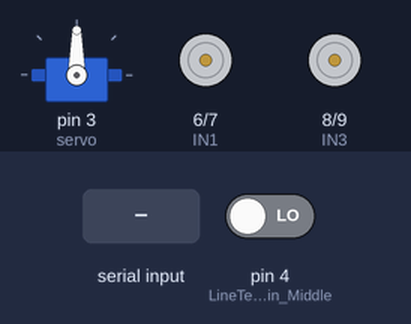
The sketch below on a simulated Arduino Uno, built with avr-gcc and run on an emulated ATmega328P. Shown: servo, motor-driver pin pairs drawn as motors (green arrow = first pin HIGH = forward, orange = second pin HIGH = backward, longer = more drive, scaled by the enable pin). Inputs (shaded band) come from the test bench; at power-on: pin 4 (LineTeacking_Pin_Middle) LOW.

Above: at 1.2 s.
1.3 s: "f" received over Serial
At 2.4 s:
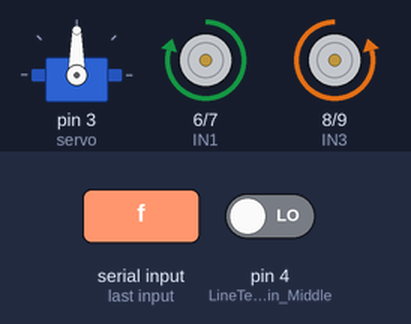
2.8 s: "b" received over Serial
At 3.5 s:
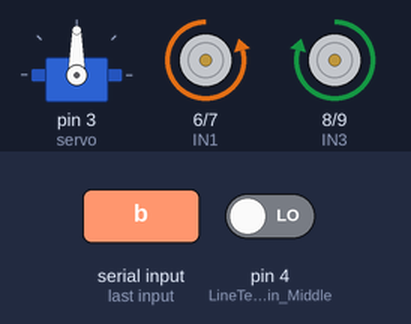
4.3 s: "l" received over Serial
At 4.6 s:
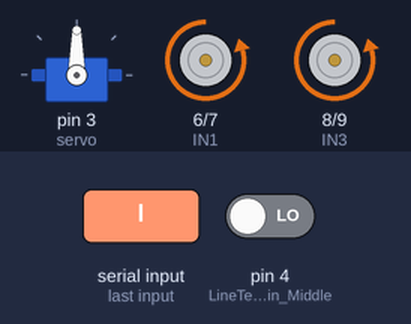
5.8 s: "r" received over Serial
At 7.0 s:
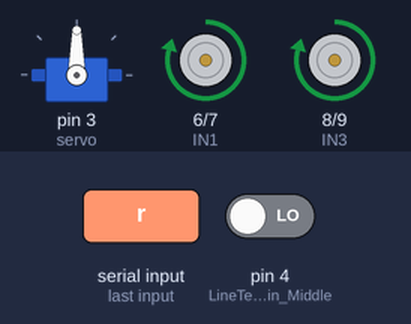
7.3 s: "s" received over Serial
At 8.1 s:
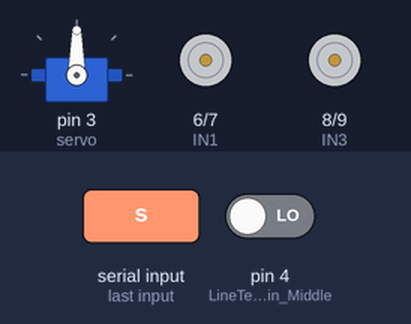
8.8 s: "1" received over Serial
At 9.3 s:
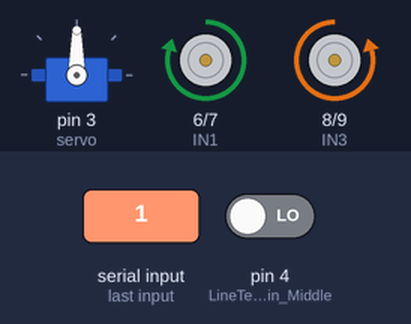
Timing chart, 0 to 11.3 s (numbered marks = the images above; inputs shaded):
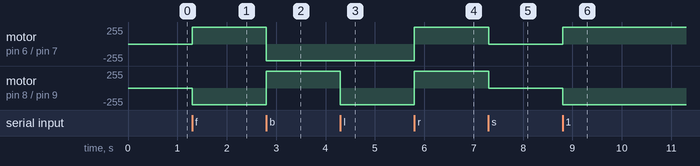

Measured:
- after the input at 1.3 s, motor on pin 6 (IN1) / pin 7 (IN2): stopped → forward 250/255 at once; motor on pin 8 (IN3) / pin 9 (IN4): stopped → backward 250/255 at once
- after the input at 2.8 s, motor on pin 6 (IN1) / pin 7 (IN2): forward 250/255 → backward 250/255 at once; motor on pin 8 (IN3) / pin 9 (IN4): backward 250/255 → forward 250/255 at once
- after the input at 4.3 s, motor on pin 8 (IN3) / pin 9 (IN4): forward 250/255 → backward 250/255 at once
- after the input at 5.8 s, motor on pin 6 (IN1) / pin 7 (IN2), motor on pin 8 (IN3) / pin 9 (IN4): backward 250/255 → forward 250/255 at once
- after the input at 7.3 s, motor on pin 6 (IN1) / pin 7 (IN2), motor on pin 8 (IN3) / pin 9 (IN4): forward 250/255 → stopped at once
- after the input at 8.8 s, motor on pin 6 (IN1) / pin 7 (IN2): stopped → forward 250/255 at once; motor on pin 8 (IN3) / pin 9 (IN4): stopped → backward 250/255 at once

The sketch:

SmartCar_Core2.0.ino
```cpp
#include <Servo.h>


#define RECV_PIN  12
#define ECHO_PIN  A4
#define TRIG_PIN  A5
#define ENA 5
#define ENB 11
#define IN1 6
#define IN2 7
#define IN3 8
#define IN4 9
#define LED_Pin 13
#define LineTeacking_Pin_Right  10
#define LineTeacking_Pin_Middle 4
#define LineTeacking_Pin_Left   2
#define LineTeacking_Read_Right   !digitalRead(10)
#define LineTeacking_Read_Middle  !digitalRead(4)
#define LineTeacking_Read_Left    !digitalRead(2)
#define carSpeed 250

Servo servo;
unsigned long IR_PreMillis;
unsigned long LT_PreMillis;
int rightDistance = 0, leftDistance = 0, middleDistance = 0;

enum FUNCTIONMODE{
  IDLE,
  LineTeacking,
  ObstaclesAvoidance,
  Bluetooth,
  IRremote
} func_mode = IDLE;

enum MOTIONMODE {
  STOP,
  FORWARD,
  BACK,
  LEFT,
  RIGHT
} mov_mode = STOP;

void delays(unsigned long t) {
  for(unsigned long i = 0; i < t; i++) {
    getBTData();
    delay(1);
  }
}

int getDistance() {
  digitalWrite(TRIG_PIN, LOW);
  delayMicroseconds(2);
  digitalWrite(TRIG_PIN, HIGH);
  delayMicroseconds(10);
  digitalWrite(TRIG_PIN, LOW);
  return (int)pulseIn(ECHO_PIN, HIGH) / 58;
}

void forward(bool debug = false){
  analogWrite(ENA, carSpeed);
  analogWrite(ENB, carSpeed);
  digitalWrite(IN1,HIGH);
  digitalWrite(IN2,LOW);
  digitalWrite(IN3,LOW);
  digitalWrite(IN4,HIGH);
  if(debug) Serial.println("Go forward!");
}

void back(bool debug = false){
  analogWrite(ENA, carSpeed);
  analogWrite(ENB, carSpeed);
  digitalWrite(IN1,LOW);
  digitalWrite(IN2,HIGH);
  digitalWrite(IN3,HIGH);
  digitalWrite(IN4,LOW);
  if(debug) Serial.println("Go back!");
}

void left(bool debug = false){
  analogWrite(ENA,carSpeed);
  analogWrite(ENB,carSpeed);
  digitalWrite(IN1,LOW);
  digitalWrite(IN2,HIGH);
  digitalWrite(IN3,LOW);
  digitalWrite(IN4,HIGH);
  if(debug) Serial.println("Go left!");
}

void right(bool debug = false){
  analogWrite(ENA,carSpeed);
  analogWrite(ENB,carSpeed);
  digitalWrite(IN1,HIGH);
  digitalWrite(IN2,LOW);
  digitalWrite(IN3,HIGH);
  digitalWrite(IN4,LOW);
  if(debug) Serial.println("Go right!");
}

void stop(bool debug = false){
  digitalWrite(ENA, LOW);
  digitalWrite(ENB, LOW);
  if(debug) Serial.println("Stop!");
}

void getBTData() {
  if(Serial.available()) {
    switch(Serial.read()) {
      case 'f': func_mode = Bluetooth; mov_mode = FORWARD;  break;
      case 'b': func_mode = Bluetooth; mov_mode = BACK;     break;
      case 'l': func_mode = Bluetooth; mov_mode = LEFT;     break;
      case 'r': func_mode = Bluetooth; mov_mode = RIGHT;    break;
      case 's': func_mode = Bluetooth; mov_mode = STOP;     break;
      case '1': func_mode = LineTeacking;                   break;
      case '2': func_mode = ObstaclesAvoidance;             break;
      default:  break;
    }
  }
}

void bluetooth_mode() {
  if(func_mode == Bluetooth){
    switch(mov_mode){
      case FORWARD: forward();  break;
      case BACK:    back();     break;
      case LEFT:    left();     break;
      case RIGHT:   right();    break;
      case STOP:    stop();     break;
      default: break;
    }
  }
}

void line_teacking_mode() {
  if(func_mode == LineTeacking){
    if(LineTeacking_Read_Middle){
      forward();
      LT_PreMillis = millis();
    } else if(LineTeacking_Read_Right) {
      right();
      while(LineTeacking_Read_Right) {
        getBTData();
      }
      LT_PreMillis = millis();
    } else if(LineTeacking_Read_Left) {
      left();
      while(LineTeacking_Read_Left) {
        getBTData();
      }
      LT_PreMillis = millis();
    } else {
      if(millis() - LT_PreMillis > 150){
        stop();
      }
    }
  }
}

void obstacles_avoidance_mode() {
  if(func_mode == ObstaclesAvoidance){
    servo.write(90);
    delays(500);
    middleDistance = getDistance();
    if(middleDistance <= 40) {
      stop();
      delays(500);
      servo.write(10);
      delays(1000);
      rightDistance = getDistance();

      delays(500);
      servo.write(90);
      delays(1000);
      servo.write(170);
      delays(1000);
      leftDistance = getDistance();

      delays(500);
      servo.write(90);
      delays(1000);
      if(rightDistance > leftDistance) {
        right();
        delays(360);
      } else if(rightDistance < leftDistance) {
        left();
        delays(360);
      } else if((rightDistance <= 40) || (leftDistance <= 40)) {
        back();
        delays(180);
      } else {
        forward();
      }
    } else {
        forward();
    }
  }
}

void setup() {
  Serial.begin(9600);
  servo.attach(3,500,2400);// 500: 0 degree  2400: 180 degree
  servo.write(90);
  pinMode(ECHO_PIN, INPUT);
  pinMode(TRIG_PIN, OUTPUT);
  pinMode(IN1, OUTPUT);
  pinMode(IN2, OUTPUT);
  pinMode(IN3, OUTPUT);
  pinMode(IN4, OUTPUT);
  pinMode(ENA, OUTPUT);
  pinMode(ENB, OUTPUT);
  pinMode(LineTeacking_Pin_Right, INPUT);
  pinMode(LineTeacking_Pin_Middle, INPUT);
  pinMode(LineTeacking_Pin_Left, INPUT);
}

void loop() {
  getBTData();
  bluetooth_mode();
  line_teacking_mode();
  obstacles_avoidance_mode();
}
```
